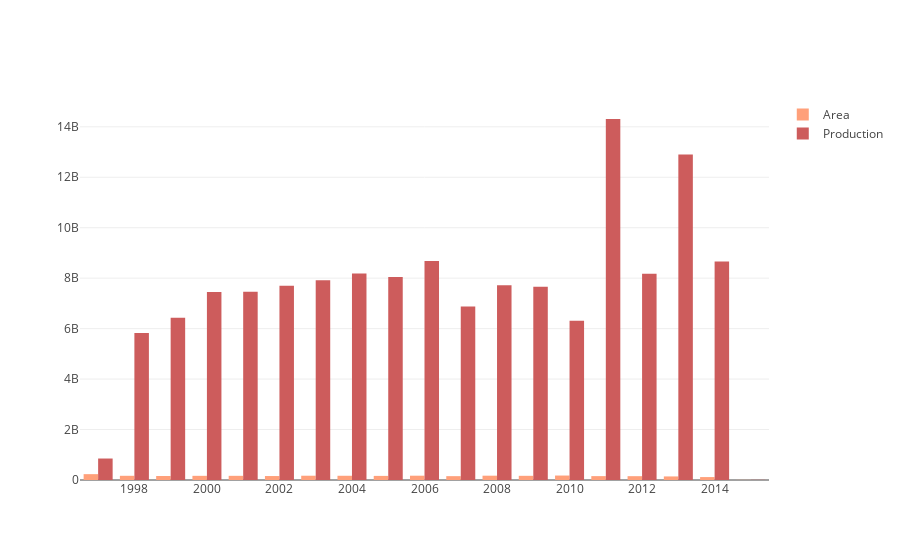

Notebook code cell kept with this figure:
### Code cell
import plotly.graph_objs as go

'''months = ['Jan', 'Feb', 'Mar', 'Apr', 'May', 'Jun',
          'Jul', 'Aug', 'Sep', 'Oct', 'Nov', 'Dec']'''

#fig = plt.axes()
fig = go.Figure()
fig.add_trace(go.Bar(
    x=Croptoprod.index,
    y=Croptoprod['Area'].values,
    name='Area',
    marker_color='lightsalmon'
))
fig.add_trace(go.Bar(
    x=Croptoprod.index,
    y=Croptoprod['Production'].values,
    name='Production',
    marker_color='indianred'
))

# Here we modify the tickangle of the xaxis, resulting in rotated labels.
#fig.update_layout(barmode='group', xaxis_tickangle=-45)
fig.show()

### Figure 1 — Plotly figure (JSON) as saved in the notebook; plotly's stock layout.template omitted (floating-point values rounded to 4 significant figures)
{"data": [{"marker": {"color": "lightsalmon"}, "name": "Area", "type": "bar", "uid": "f185f6ba-1fba-415a-9af9-57f58dfdf067", "x": [1997, 1998, 1999, 2000, 2001, 2002, 2003, 2004, 2005, 2006, 2007, 2008, 2009, 2010, 2011, 2012, 2013, 2014, 2015], "y": [231715046, 166631554, 158612474, 165289840, 165300000.0, 157300000.0, 169800000.0, 167800000.0, 162900000.0, 170600000.0, 152700000.0, 170952985, 165608993, 176600000.0, 153600000.0, 151698291, 141500000.0, 115700000.0, 4600298]}, {"marker": {"color": "indianred"}, "name": "Production", "type": "bar", "uid": "f49955ea-0d2f-4122-b44d-898ff68f1eaa", "x": [1997, 1998, 1999, 2000, 2001, 2002, 2003, 2004, 2005, 2006, 2007, 2008, 2009, 2010, 2011, 2012, 2013, 2014, 2015], "y": [851232906, 5825000000.0, 6435000000.0, 7450000000.0, 7466000000.0, 7697000000.0, 7918000000.0, 8189000000.0, 8044000000.0, 8682000000.0, 6879000000.0, 7717000000.0, 7660000000.0, 6308000000.0, 14310000000.0, 8171000000.0, 12900000000.0, 8665000000.0, 6935000.0]}], "layout": {}}
